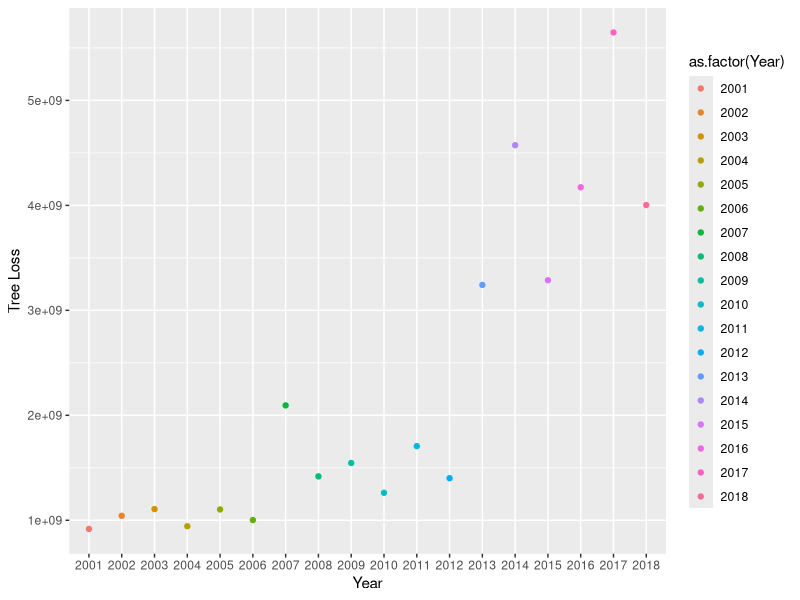
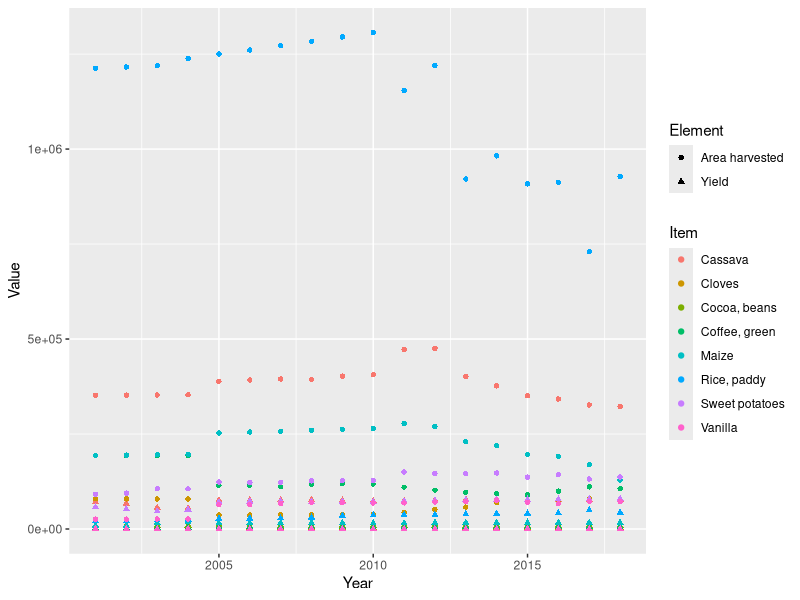
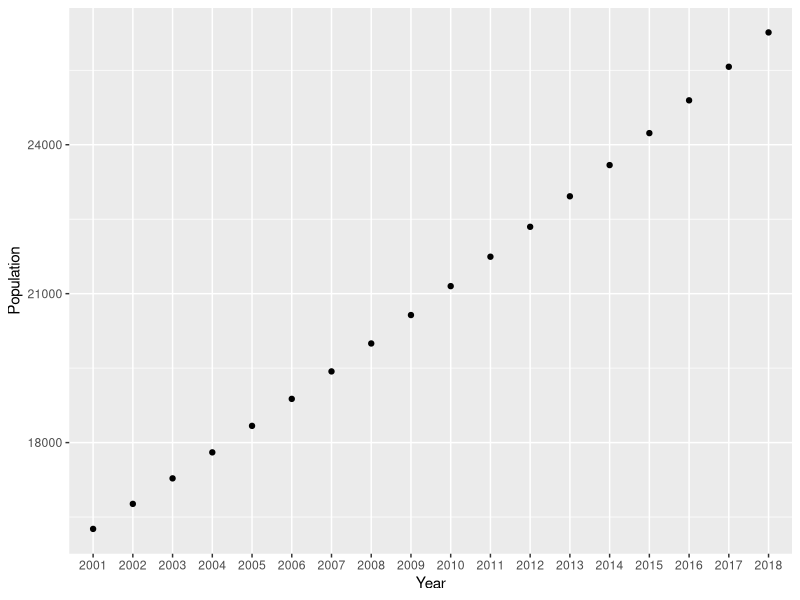
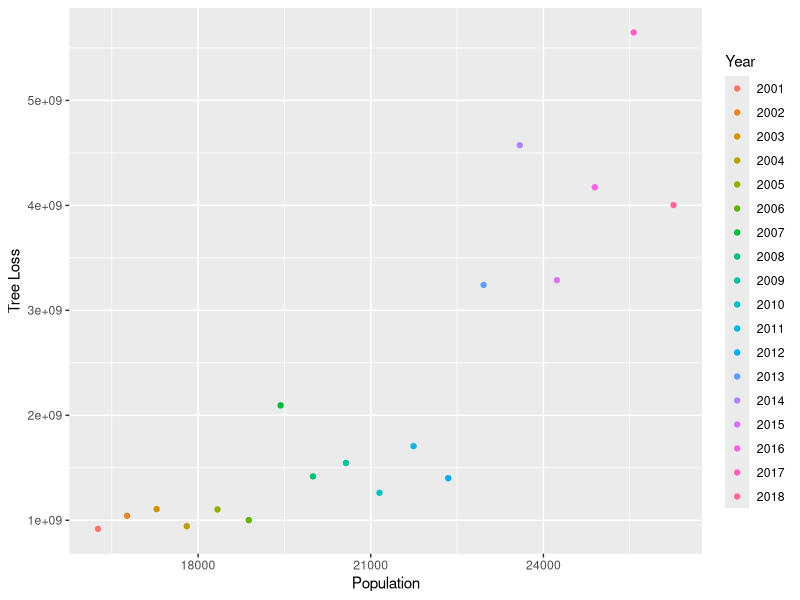
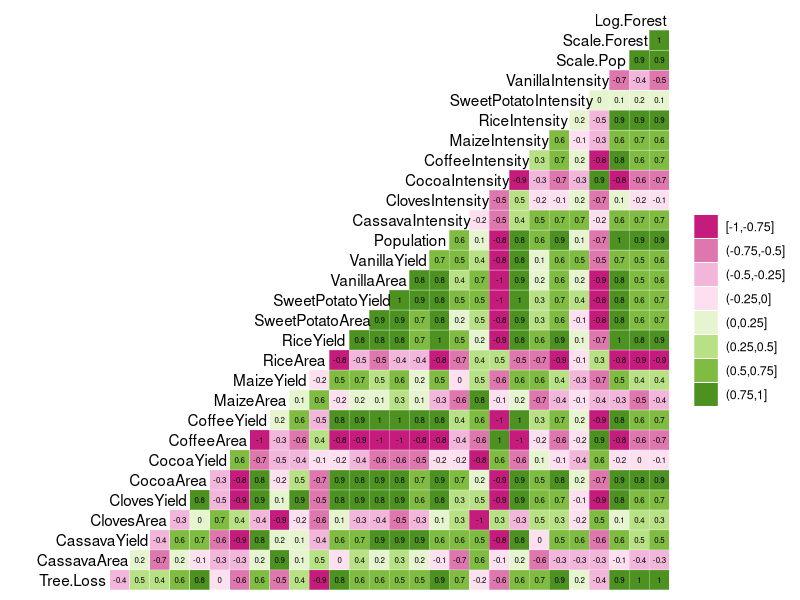
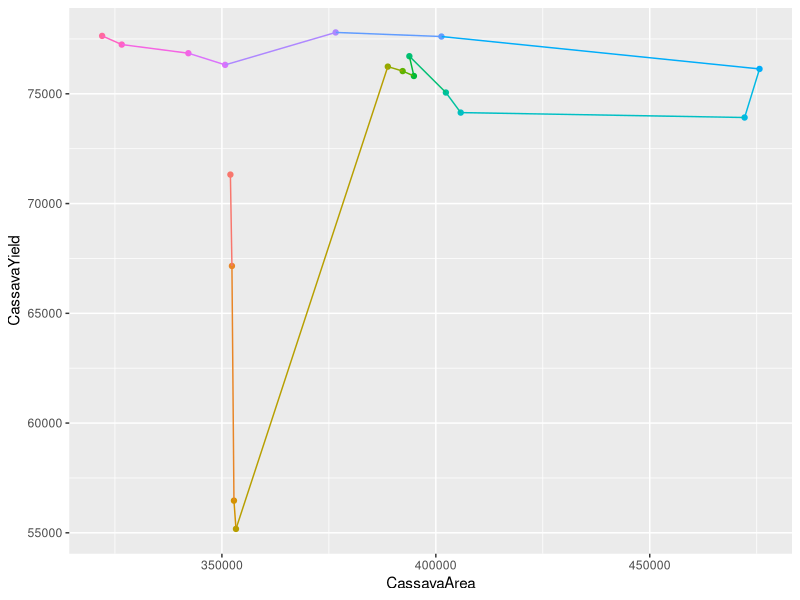
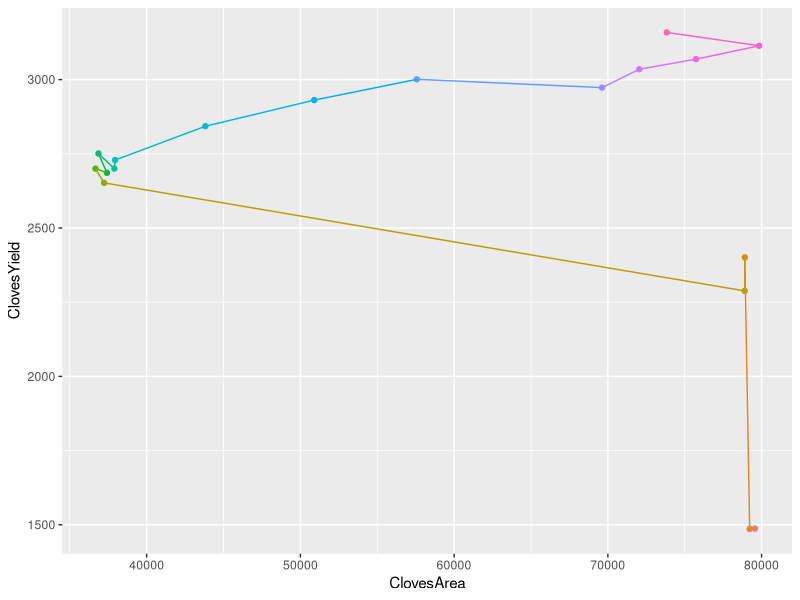
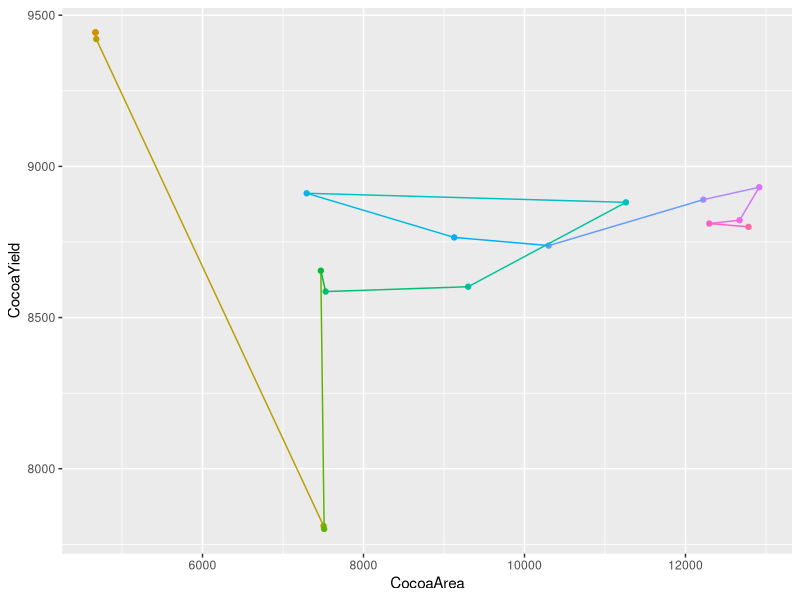

R code for these plots, in order: (Note: this script raises an error after producing the figures.)
## ---- chunk 1
knitr::opts_chunk$set(echo = TRUE)
## ---- chunk 2
getwd()
library(tidyverse)
library(ggridges)
library(corrplot)
library(ggplot2)
library(GGally)
library(cowplot)
library(ggpubr)
FullData <- read.csv("../ProcessedData/FullData.csv")
CropData <- read.csv("../RawData/CropData.csv")
## ---- chunk 3
FullData$Year <-as.factor(FullData$Year)

TreeLossByYear <- ggplot(FullData, aes(x = Year, y = Tree.Loss, color = as.factor(Year) )) + 
  geom_point() +
  xlab("Year") +
  ylab("Tree Loss")
TreeLossByYear

## ---- chunk 4
CropPlot <- 
  ggplot(CropData, aes(x = Year, y = Value, shape = Element, color = Item)) +
  geom_point() 
print(CropPlot)
## ---- chunk 5
PopulationByYear <- 
  ggplot(FullData, aes(x = Year, y = Population)) + 
  geom_point() +
  xlab("Year") +
  ylab("Population") 
PopulationByYear

PopulationByTreeLoss <- ggplot(FullData, aes(x = Population, y = Tree.Loss, color = Year )) + 
  geom_point() +
  xlab("Population") +
  ylab("Tree Loss")
PopulationByTreeLoss
## ---- chunk 6
correlation <- ggcorr(FullData, nbreaks = 8, digits = 2, label = TRUE, label_size = 2, hjust = .9, layout.exp = 4, palette = "PiYG")
print(correlation)

## ---- chunk 7
CassavaPlot <- ggplot(FullData, aes(x = CassavaArea, y = CassavaYield, color= Year, group = 1)) + 
  geom_point() + theme(legend.position="none") +
  geom_path()
CassavaPlot

ClovesPlot <- ggplot(FullData, aes(x = ClovesArea, y = ClovesYield, color= Year, group = 1)) + 
  geom_point() + theme(legend.position="none") +
  geom_path()
ClovesPlot

CocoaPlot <- ggplot(FullData, aes(x = CocoaArea, y = CocoaYield, color= Year, group = 1)) + 
  geom_point() + theme(legend.position="none") +
  geom_path()
CocoaPlot

CoffeePlot <- ggplot(FullData, aes(x = CoffeeArea, y = CoffeeYield, color= Year, group = 1)) + 
  geom_point() + theme(legend.position="none") +
  geom_path()
CoffeePlot #very clear example of increased agricultural intensity over time less area needed to create higher yield

MaizePlot <- ggplot(FullData, aes(x = MaizeArea, y = MaizeYield, color= Year, group = 1)) + 
  geom_point() + theme(legend.position="none") +
  geom_path()
MaizePlot

RicePlot <- ggplot(FullData, aes(x = RiceArea, y = RiceYield, color= Year, group = 1)) + 
  geom_point() + theme(legend.position="none") +
  geom_path()
RicePlot #really interesting pattern of increased agricultural intensity - showing learning curve over time 

SweetPotatoPlot <- ggplot(FullData, aes(x = SweetPotatoArea, y = SweetPotatoYield, color= Year, group = 1)) + 
  geom_point() + theme(legend.position="none") +
  geom_path()
SweetPotatoPlot #shows opposite trend - relationship between area and yield appears to remain constant throughout years

VanillaPlot <- ggplot(FullData, aes(x = VanillaArea, y = VanillaYield, color= Year, group = 1)) + 
  geom_point() + theme(legend.position="none") +
  geom_path()
VanillaPlot #shows huge jump in vanilla yield around 2005, then yield and area seem to stabilize (indicating some sort of carryign capacity)



## ---- chunk 8
CassavaIntensity <- FullData$CassavaYield/FullData$CassavaArea
ClovesIntensity <- FullData$ClovesYield/FullData$ClovesArea
CocoaIntensity <- FullData$CocoaYield/FullData$CocoaArea
CoffeeIntensity <- FullData$CoffeeYield/FullData$CoffeeArea
MaizeIntensity <- FullData$MaizeYield/FullData$MaizeArea
RiceIntensity <- FullData$RiceYield/FullData$RiceArea
SweetPotatoIntensity <- FullData$SweetPotatoYield/FullData$SweetPotatoArea
VanillaIntensity <- FullData$VanillaYield/FullData$VanillaArea

## ---- chunk 9
FullData$CassavaIntensity <- CassavaIntensity
FullData$ClovesIntensity <- ClovesIntensity
FullData$CocoaIntensity <- CocoaIntensity
FullData$CoffeeIntensity <- CoffeeIntensity
FullData$MaizeIntensity <- MaizeIntensity
FullData$RiceIntensity <- RiceIntensity
FullData$SweetPotatoIntensity <- SweetPotatoIntensity
FullData$VanillaIntensity <- VanillaIntensity

## ---- chunk 10

ggplot(FullData) +
    geom_point(aes(x = Year, y = CassavaIntensity, color = "Cassava")) + 
    geom_point(aes(x = Year, y = ClovesIntensity, color = "Cloves")) +
    geom_point(aes(x = Year, y = CocoaIntensity, color = "Cocoa")) +
    geom_point(aes(x = Year, y = CoffeeIntensity, color = "Coffee")) +
    geom_point(aes(x = Year, y = MaizeIntensity, color = "Maize")) +
    geom_point(aes(x = Year, y = RiceIntensity, color = "Rice")) +
    geom_point(aes(x = Year, y = SweetPotatoIntensity, color = "Sweet Potato")) +
    geom_point(aes(x = Year, y = VanillaIntensity, color = "Vanilla")) +
    geom_path(aes(x = Year, y = CassavaIntensity, color = "Cassava", group = 1)) + 
    geom_path(aes(x = Year, y = ClovesIntensity, color = "Cloves", group = 2)) +
    geom_path(aes(x = Year, y = CocoaIntensity, color = "Cocoa", group = 3)) +
    geom_path(aes(x = Year, y = CoffeeIntensity, color = "Coffee", group = 4)) +
    geom_path(aes(x = Year, y = MaizeIntensity, color = "Maize", group = 5)) +
    geom_path(aes(x = Year, y = RiceIntensity, color = "Rice", group = 6)) +
    geom_path(aes(x = Year, y = SweetPotatoIntensity, color = "Sweet Potato", group = 7)) +
    geom_path(aes(x = Year, y = VanillaIntensity, color = "Vanilla", group = 8)) +
    geom_point(aes(x = Year, y = Scale.Forest, color = "Forest Loss")) +
    geom_path(aes(x = Year, y = Scale.Forest, color = "Forest Loss", group = 9)) +
  labs(x = "Year", y = "Yield per Area")

    

## ---- chunk 11
BigPlot <- ggarrange(CassavaPlot, ClovesPlot, CocoaPlot, CoffeePlot, MaizePlot, RicePlot, SweetPotatoPlot, VanillaPlot, nrow = 4, ncol = 2, common.legend = T, legend = "right")
print(BigPlot)
## ---- chunk 12
#Crops
hist(CassavaIntensity)
hist(ClovesIntensity)
hist(CocoaIntensity)
hist(CoffeeIntensity)
hist(MaizeIntensity)
hist(RiceIntensity)
hist(SweetPotatoIntensity)
hist(VanillaIntensity)
#Not exactly normal but good enough to move forward with linear regression

#Population
hist(FullData$Population)
#Not exactly normal but need to scale 
Scale.Pop <- scale(FullData$Population)
FullData$Scale.Pop <- Scale.Pop

#Forest Loss
hist(FullData$Tree.Loss)
Scale.Forest <- scale(FullData$Tree.Loss)
FullData$Scale.Forest <- Scale.Forest

hist(FullData$Tree.Loss)
Log.Forest <- log(Tree.Loss)
hist(Log.Forest)
FullData$Log.Forest <- Log.Forest


## ---- chunk 13
write.csv(FullData, row.names = FALSE, file = "../ProcessedData/FullData.csv")
